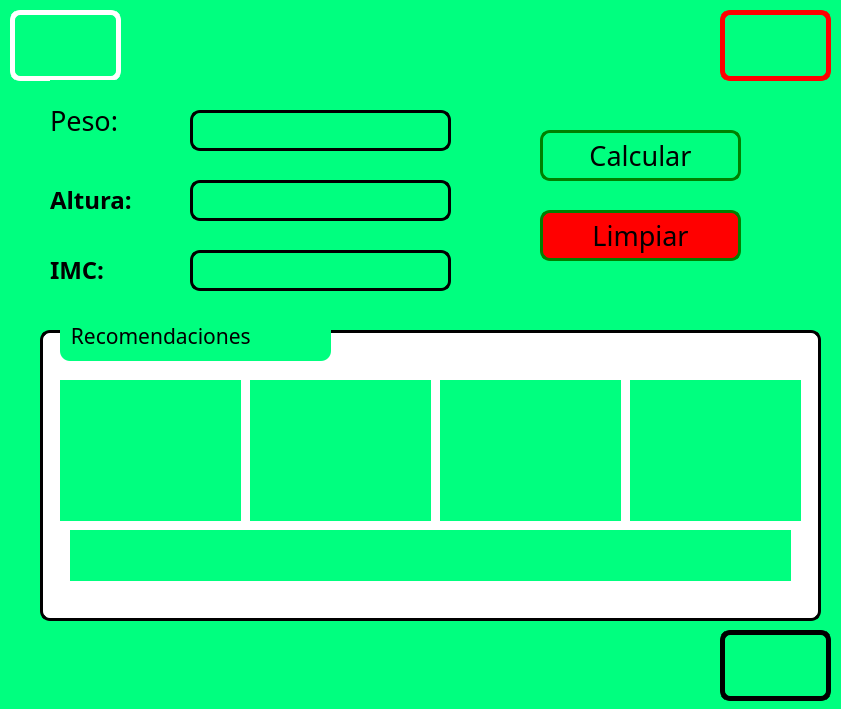
<?xml version="1.0" encoding="UTF-8"?>
<ui version="4.0">
 <class>MainWindow</class>
 <widget class="QMainWindow" name="MainWindow">
  <property name="geometry">
   <rect>
    <x>0</x>
    <y>0</y>
    <width>841</width>
    <height>709</height>
   </rect>
  </property>
  <property name="windowTitle">
   <string>MainWindow</string>
  </property>
  <property name="styleSheet">
   <string notr="true">background-color: rgb(0, 255, 127);</string>
  </property>
  <widget class="QWidget" name="centralwidget">
   <widget class="QLabel" name="label_3">
    <property name="geometry">
     <rect>
      <x>720</x>
      <y>630</y>
      <width>111</width>
      <height>71</height>
     </rect>
    </property>
    <property name="styleSheet">
     <string notr="true">border: 5px solid black;
border-radius: 10px;
</string>
    </property>
    <property name="text">
     <string/>
    </property>
    <property name="pixmap">
     <pixmap resource="../recursos.qrc">:/Logos/Imagenes/equipo.jpeg</pixmap>
    </property>
    <property name="scaledContents">
     <bool>true</bool>
    </property>
   </widget>
   <widget class="QLabel" name="label_2">
    <property name="geometry">
     <rect>
      <x>720</x>
      <y>10</y>
      <width>111</width>
      <height>71</height>
     </rect>
    </property>
    <property name="styleSheet">
     <string notr="true">border: 5px solid red;
border-radius: 10px;
</string>
    </property>
    <property name="text">
     <string/>
    </property>
    <property name="pixmap">
     <pixmap resource="../recursos.qrc">:/Logos/Imagenes/logo fians.jpg</pixmap>
    </property>
    <property name="scaledContents">
     <bool>true</bool>
    </property>
   </widget>
   <widget class="QLabel" name="label_4">
    <property name="geometry">
     <rect>
      <x>10</x>
      <y>10</y>
      <width>111</width>
      <height>71</height>
     </rect>
    </property>
    <property name="styleSheet">
     <string notr="true">border: 5px solid white;
border-radius: 10px;
</string>
    </property>
    <property name="text">
     <string/>
    </property>
    <property name="pixmap">
     <pixmap resource="../recursos.qrc">:/Logos/Imagenes/logo uat.jpg</pixmap>
    </property>
    <property name="scaledContents">
     <bool>true</bool>
    </property>
   </widget>
   <widget class="QLabel" name="Lpeso">
    <property name="geometry">
     <rect>
      <x>50</x>
      <y>80</y>
      <width>181</width>
      <height>81</height>
     </rect>
    </property>
    <property name="font">
     <font>
      <family>Tw Cen MT Condensed Extra Bold</family>
      <pointsize>18</pointsize>
      <weight>50</weight>
      <bold>false</bold>
     </font>
    </property>
    <property name="text">
     <string>&lt;html&gt;&lt;head/&gt;&lt;body&gt;&lt;p&gt;&lt;span style=&quot; font-size:20pt;&quot;&gt;Peso:&lt;/span&gt;&lt;/p&gt;&lt;/body&gt;&lt;/html&gt;</string>
    </property>
    <property name="textFormat">
     <enum>Qt::RichText</enum>
    </property>
   </widget>
   <widget class="QLabel" name="Laltura">
    <property name="geometry">
     <rect>
      <x>50</x>
      <y>160</y>
      <width>181</width>
      <height>81</height>
     </rect>
    </property>
    <property name="font">
     <font>
      <family>Tw Cen MT Condensed Extra Bold</family>
     </font>
    </property>
    <property name="text">
     <string>&lt;html&gt;&lt;head/&gt;&lt;body&gt;&lt;p&gt;&lt;span style=&quot; font-size:18pt; font-weight:600;&quot;&gt;Altura:&lt;/span&gt;&lt;/p&gt;&lt;/body&gt;&lt;/html&gt;</string>
    </property>
    <property name="textFormat">
     <enum>Qt::RichText</enum>
    </property>
   </widget>
   <widget class="QLineEdit" name="txtPeso">
    <property name="geometry">
     <rect>
      <x>190</x>
      <y>110</y>
      <width>261</width>
      <height>41</height>
     </rect>
    </property>
    <property name="font">
     <font>
      <family>Tw Cen MT Condensed Extra Bold</family>
      <pointsize>18</pointsize>
     </font>
    </property>
    <property name="styleSheet">
     <string notr="true">border: 3px solid black;
border-radius: 10px;
</string>
    </property>
   </widget>
   <widget class="QLineEdit" name="txtAltura">
    <property name="geometry">
     <rect>
      <x>190</x>
      <y>180</y>
      <width>261</width>
      <height>41</height>
     </rect>
    </property>
    <property name="font">
     <font>
      <family>Tw Cen MT Condensed Extra Bold</family>
      <pointsize>18</pointsize>
     </font>
    </property>
    <property name="styleSheet">
     <string notr="true">border: 3px solid black;
border-radius: 10px;
</string>
    </property>
   </widget>
   <widget class="QPushButton" name="btnCalcular">
    <property name="geometry">
     <rect>
      <x>540</x>
      <y>130</y>
      <width>201</width>
      <height>51</height>
     </rect>
    </property>
    <property name="font">
     <font>
      <family>Tw Cen MT Condensed Extra Bold</family>
      <pointsize>20</pointsize>
     </font>
    </property>
    <property name="styleSheet">
     <string notr="true">border: 3px solid green;
border-radius: 10px;</string>
    </property>
    <property name="text">
     <string>Calcular</string>
    </property>
   </widget>
   <widget class="QLineEdit" name="txtIMC">
    <property name="geometry">
     <rect>
      <x>190</x>
      <y>250</y>
      <width>261</width>
      <height>41</height>
     </rect>
    </property>
    <property name="font">
     <font>
      <family>Tw Cen MT Condensed Extra Bold</family>
      <pointsize>18</pointsize>
     </font>
    </property>
    <property name="styleSheet">
     <string notr="true">border: 3px solid black;
border-radius: 10px;
</string>
    </property>
   </widget>
   <widget class="QLabel" name="Laltura_2">
    <property name="geometry">
     <rect>
      <x>50</x>
      <y>230</y>
      <width>181</width>
      <height>81</height>
     </rect>
    </property>
    <property name="font">
     <font>
      <family>Tw Cen MT Condensed Extra Bold</family>
     </font>
    </property>
    <property name="text">
     <string>&lt;html&gt;&lt;head/&gt;&lt;body&gt;&lt;p&gt;&lt;span style=&quot; font-size:18pt; font-weight:600;&quot;&gt;IMC:&lt;/span&gt;&lt;/p&gt;&lt;/body&gt;&lt;/html&gt;</string>
    </property>
    <property name="textFormat">
     <enum>Qt::RichText</enum>
    </property>
   </widget>
   <widget class="QLabel" name="label">
    <property name="geometry">
     <rect>
      <x>40</x>
      <y>330</y>
      <width>781</width>
      <height>291</height>
     </rect>
    </property>
    <property name="styleSheet">
     <string notr="true">background-color: rgb(255, 255, 255);
border: 3px solid black;
border-radius: 10px;
</string>
    </property>
    <property name="text">
     <string/>
    </property>
   </widget>
   <widget class="QLabel" name="label_5">
    <property name="geometry">
     <rect>
      <x>60</x>
      <y>310</y>
      <width>271</width>
      <height>51</height>
     </rect>
    </property>
    <property name="font">
     <font>
      <family>Tw Cen MT Condensed Extra Bold</family>
      <pointsize>16</pointsize>
      <weight>50</weight>
      <bold>false</bold>
     </font>
    </property>
    <property name="styleSheet">
     <string notr="true">
border-radius: 10px;
</string>
    </property>
    <property name="text">
     <string>  Recomendaciones</string>
    </property>
   </widget>
   <widget class="QLabel" name="rec1">
    <property name="geometry">
     <rect>
      <x>60</x>
      <y>380</y>
      <width>181</width>
      <height>141</height>
     </rect>
    </property>
    <property name="text">
     <string/>
    </property>
    <property name="scaledContents">
     <bool>true</bool>
    </property>
   </widget>
   <widget class="QLabel" name="rec2">
    <property name="geometry">
     <rect>
      <x>250</x>
      <y>380</y>
      <width>181</width>
      <height>141</height>
     </rect>
    </property>
    <property name="text">
     <string/>
    </property>
    <property name="scaledContents">
     <bool>true</bool>
    </property>
   </widget>
   <widget class="QLabel" name="rec3">
    <property name="geometry">
     <rect>
      <x>440</x>
      <y>380</y>
      <width>181</width>
      <height>141</height>
     </rect>
    </property>
    <property name="text">
     <string/>
    </property>
    <property name="scaledContents">
     <bool>true</bool>
    </property>
   </widget>
   <widget class="QLabel" name="rec4">
    <property name="geometry">
     <rect>
      <x>630</x>
      <y>380</y>
      <width>171</width>
      <height>141</height>
     </rect>
    </property>
    <property name="text">
     <string/>
    </property>
    <property name="scaledContents">
     <bool>true</bool>
    </property>
   </widget>
   <widget class="QLabel" name="txtRecomendacion">
    <property name="geometry">
     <rect>
      <x>70</x>
      <y>530</y>
      <width>721</width>
      <height>51</height>
     </rect>
    </property>
    <property name="font">
     <font>
      <family>Tw Cen MT Condensed Extra Bold</family>
      <pointsize>11</pointsize>
     </font>
    </property>
    <property name="text">
     <string/>
    </property>
   </widget>
   <widget class="QPushButton" name="btnLimpiar">
    <property name="geometry">
     <rect>
      <x>540</x>
      <y>210</y>
      <width>201</width>
      <height>51</height>
     </rect>
    </property>
    <property name="font">
     <font>
      <family>Tw Cen MT Condensed Extra Bold</family>
      <pointsize>20</pointsize>
     </font>
    </property>
    <property name="styleSheet">
     <string notr="true">border: 3px solid green;
background-color: rgb(255, 0, 0);
border-radius: 10px;</string>
    </property>
    <property name="text">
     <string>Limpiar</string>
    </property>
   </widget>
   <zorder>Laltura_2</zorder>
   <zorder>label_3</zorder>
   <zorder>label_2</zorder>
   <zorder>label_4</zorder>
   <zorder>Lpeso</zorder>
   <zorder>Laltura</zorder>
   <zorder>txtPeso</zorder>
   <zorder>txtAltura</zorder>
   <zorder>btnCalcular</zorder>
   <zorder>txtIMC</zorder>
   <zorder>label</zorder>
   <zorder>label_5</zorder>
   <zorder>rec1</zorder>
   <zorder>rec2</zorder>
   <zorder>rec3</zorder>
   <zorder>rec4</zorder>
   <zorder>txtRecomendacion</zorder>
   <zorder>btnLimpiar</zorder>
  </widget>
 </widget>
 <resources>
  <include location="../recursos.qrc"/>
 </resources>
 <connections/>
</ui>
